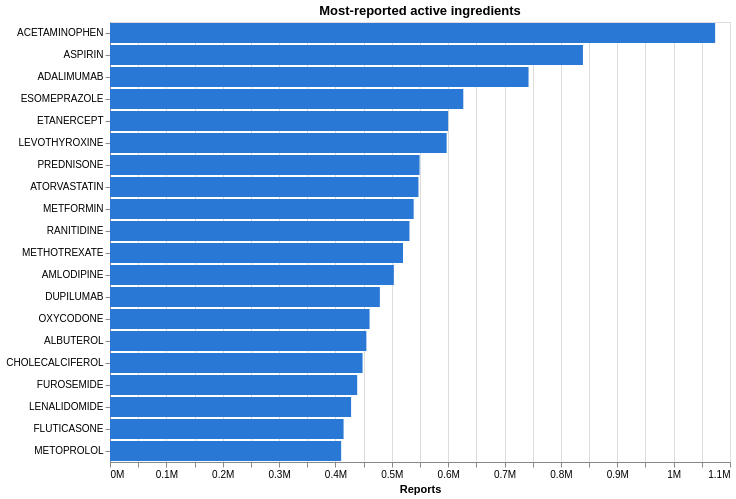

Express this chart as Vega-Lite.
### Vega-Lite specification from a JSON file in a GitHub repository (floating-point values rounded to 4 significant figures)
{"config": {"view": {"continuousWidth": 300, "continuousHeight": 300}}, "data": {"name": "data-6094983e57069b9c52272a7fed4eef9c"}, "mark": {"type": "bar", "color": "#2a78d6"}, "encoding": {"tooltip": [{"field": "reports", "format": ",", "type": "quantitative"}], "x": {"axis": {"format": "~s"}, "field": "reports", "title": "Reports", "type": "quantitative"}, "y": {"field": "ingredient", "sort": "-x", "title": null, "type": "nominal"}}, "height": 440, "title": "Most-reported active ingredients", "width": 620, "$schema": "https://vega.github.io/schema/vega-lite/v6.1.0.json", "datasets": {"data-6094983e57069b9c52272a7fed4eef9c": [{"ingredient": "ACETAMINOPHEN", "reports": 1073614}, {"ingredient": "ASPIRIN", "reports": 839089}, {"ingredient": "ADALIMUMAB", "reports": 742584}, {"ingredient": "ESOMEPRAZOLE", "reports": 626811}, {"ingredient": "ETANERCEPT", "reports": 599879}, {"ingredient": "LEVOTHYROXINE", "reports": 597275}, {"ingredient": "PREDNISONE", "reports": 549257}, {"ingredient": "ATORVASTATIN", "reports": 547249}, {"ingredient": "METFORMIN", "reports": 538733}, {"ingredient": "RANITIDINE", "reports": 531303}, {"ingredient": "METHOTREXATE", "reports": 519893}, {"ingredient": "AMLODIPINE", "reports": 503626}, {"ingredient": "DUPILUMAB", "reports": 478803}, {"ingredient": "OXYCODONE", "reports": 460509}, {"ingredient": "ALBUTEROL", "reports": 454879}, {"ingredient": "CHOLECALCIFEROL", "reports": 448111}, {"ingredient": "FUROSEMIDE", "reports": 438569}, {"ingredient": "LENALIDOMIDE", "reports": 427726}, {"ingredient": "FLUTICASONE", "reports": 414408}, {"ingredient": "METOPROLOL", "reports": 410117}]}}
